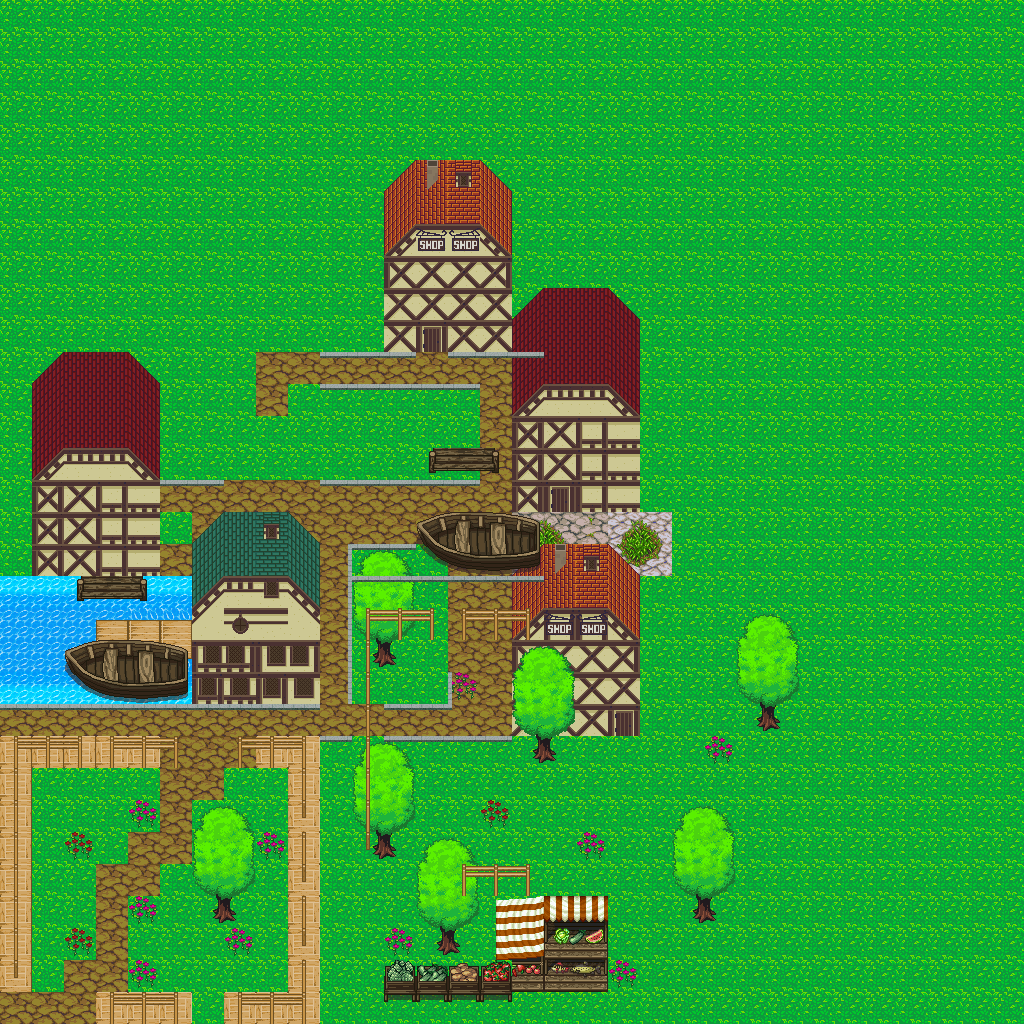

The image is a tile-based game level rendered from a .tmx file. Its description and source (layers, tilesets, objects; grid data summarised) follow:
An orthogonal 32x32 tile map with 32x32 px tiles, 5 tile layers (background, graphics, home, trees, ...), 2 tilesets and 63 objects.

<map version="1.0" tiledversion="1.1.5" orientation="orthogonal" renderorder="right-down" width="32" height="32" tilewidth="32" tileheight="32" infinite="0" backgroundcolor="#0e993c" nextobjectid="119">
 <tileset firstgid="1" name="tiles" tilewidth="32" tileheight="32" spacing="1" margin="1" tilecount="667" columns="23">
  <grid orientation="orthogonal" width="16" height="16" />
  <image source="tiles.png" width="760" height="958" />
  <tile id="261">
   <animation>
    <frame tileid="391" duration="100" />
    <frame tileid="414" duration="100" />
   </animation>
  </tile>
 </tileset>
 <tileset firstgid="668" name="tiles2" tilewidth="32" tileheight="32" tilecount="256" columns="16">
  <image source="tiles2.png" width="512" height="512" />
 </tileset>
 <layer name="background" width="32" height="32">
  <data>[1024 cells, 4 non-empty, 1 distinct tile ids]</data>
 </layer>
 <objectgroup name="player">
  <object id="115" x="39.75" y="1003" width="9.5" height="8.75" />
 </objectgroup>
 <layer name="graphics" width="32" height="32">
  <data>[1024 cells, 1024 non-empty, 15 distinct tile ids]</data>
 </layer>
 <layer name="home" width="32" height="32">
  <properties>
   <property name="z-index" type="int" value="1" />
  </properties>
  <data>[1024 cells, 171 non-empty, 75 distinct tile ids]</data>
 </layer>
 <layer name="trees" width="32" height="32">
  <properties>
   <property name="z-index" type="int" value="1" />
  </properties>
  <data>[1024 cells, 69 non-empty, 10 distinct tile ids]</data>
 </layer>
 <layer name="obticles" width="32" height="32">
  <properties>
   <property name="z-index" type="int" value="1" />
  </properties>
  <data>[1024 cells, 117 non-empty, 21 distinct tile ids]</data>
 </layer>
 <objectgroup name="obticle">
  <object id="1" x="192" y="542.333">
   <polyline points="0,0 127,1 127.667,162.333 -1,161.667 -159,162 -159,33.6667 -1,33 -0.666667,0" />
  </object>
  <object id="3" x="10.3333" y="736.333" width="10.3333" height="240" />
  <object id="4" x="20.3333" y="735.333" width="157.333" height="32" />
  <object id="5" x="239" y="738" width="62.6667" height="29.6667" />
  <object id="6" x="301.667" y="737" width="4" height="80.3333" />
  <object id="7" x="302" y="833" width="3.33333" height="49" />
  <object id="8" x="302" y="895.667" width="3" height="49.3333" />
  <object id="9" x="301.333" y="960.333" width="3.66667" height="63.3333" />
  <object id="10" x="238.333" y="993.667" width="63" height="30.3333" />
  <object id="11" x="109.667" y="992.667" width="68" height="29.3333" />
  <object id="12" x="214.333" y="917">
   <polyline points="0,0 1,-23.6667 -20.6667,-40 -22.3333,-83.6667 -1.66667,-112 19.3333,-111 40,-82.6667 40,-39 17,-15.6667 16.3333,-7.33333 21.6667,-3.33333 20,3.33333 5.33333,4.66667 -0.666667,1" />
  </object>
  <object id="14" x="64" y="831.667" width="27.6667" height="28.6667" />
  <object id="15" x="64.6667" y="928" width="26.3333" height="27.6667" />
  <object id="16" x="127.667" y="895.333" width="27.6667" height="31" />
  <object id="17" x="129.333" y="959.333" width="26.3333" height="28.3333" />
  <object id="18" x="223" y="928.333" width="26.6667" height="28" />
  <object id="19" x="258" y="833" width="25" height="27" />
  <object id="21" x="126.667" y="801.333" width="31" height="25" />
  <object id="23" x="361" y="671.5" width="12" height="25.5" />
  <object id="24" x="32.6667" y="384.667" width="126" height="190" />
  <object id="26" x="223.333" y="416.833" width="99.3333" height="60.5" />
  <object id="27" x="321.333" y="415.333" width="62" height="63.3333" />
  <object id="28" x="158.667" y="384" width="62" height="64" />
  <object id="29" x="161.333" y="514" width="31.3333" height="28.6667" />
  <object id="30" x="374" y="658">
   <polyline points="0,0 3,-16.5 -21,-34.25 -21.5,-74.25 -10.75,-96.75 4.25,-107.25 22.25,-104.25 34.75,-87.75 40.5,-37 29.5,-21.5 15.5,-18.25 16,-5 20,-2.25 18,1.5 20.5,2.75 13,4 5.25,8 3.75,5.25 -1.5,2.5 -0.75,-0.25" />
  </object>
  <object id="31" x="392.25" y="857">
   <polyline points="0,0 -5.75,-1.5 -11.25,1.5 -13,-2 -17.75,-3.5 -15.25,-8.75 -18.5,-10.75 -15.25,-13 -14.75,-23.75 -41.75,-43.75 -40.75,-89 -18.25,-114.25 0.5,-113.5 18.25,-92.25 20.5,-54.25 23.25,-41.5 -0.75,-21.75 -2,-14.25 4,-7 -0.25,-5 2,-0.25" />
  </object>
  <object id="32" x="384.5" y="928.25" width="28.75" height="26.75" />
  <object id="37" x="216.5" y="894.5" width="18.5" height="28.5" />
  <object id="38" x="376.5" y="832" width="18" height="28" />
  <object id="39" x="441" y="930" width="18.5" height="23.5" />
  <object id="40" x="535.5" y="734" width="20.5" height="27.5" />
  <object id="41" x="374.5" y="639" width="19" height="25.5" />
  <object id="42" x="-0.5" y="577" width="192" height="126.5" />
  <object id="43" x="193.5" y="542.5" width="126" height="159.5" />
  <object id="48" x="-26" y="-2" width="26" height="1024" />
  <object id="49" x="-26" y="-38" width="1054" height="36" />
  <object id="50" x="-26" y="1025" width="1049.5" height="26" />
  <object id="51" x="1024" y="-32" width="26" height="1078" />
  <object id="61" x="448" y="544" width="3.75" height="96" />
  <object id="62" x="448" y="671.75" width="4.25" height="37.5" />
  <object id="65" x="348" y="703.75" width="99" height="6" />
  <object id="66" x="448" y="709.75" width="0.25" />
  <object id="67" x="348" y="544.25" width="4.25" height="159.25" />
  <object id="68" x="513" y="575" width="127.5" height="160.5" />
  <object id="69" x="512.5" y="318.5" width="128.5" height="192.5" />
  <object id="70" x="383.5" y="191.5" width="129.5" height="161.5" />
  <object id="71" x="384" y="966.5" width="127.5" height="34.5" />
  <object id="72" x="512" y="928" width="96" height="61.5" />
  <object id="76" x="0" y="703.25" width="320" height="6.75" />
  <object id="82" x="320.333" y="735.333" width="192.333" height="6.33333" />
  <object id="85" x="479" y="801" width="30" height="28" />
  <object id="86" x="576" y="833" width="27" height="25.5" />
  <object id="87" x="611" y="960.5" width="27" height="26.5" />
  <object id="88" x="694" y="896" width="23.5" height="27.5" />
  <object id="89" x="700.5" y="734.5" width="33.5" height="31" />
  <object id="90" x="757" y="702.5" width="23.5" height="30.5" />
  <object id="92" x="352.182" y="544" width="96" height="6.18182" />
  <object id="93" x="319.667" y="480.333" width="159.667" height="5.33333" />
  <object id="94" x="319.333" y="383.333" width="160" height="5.66667" />
  <object id="97" x="320" y="352.667" width="95.3333" height="5.66667" />
  <object id="98" x="448" y="353.333" width="65" height="4.33333" />
  <object id="102" x="160.5" y="480.25" width="63" height="6" />
 </objectgroup>
</map>
